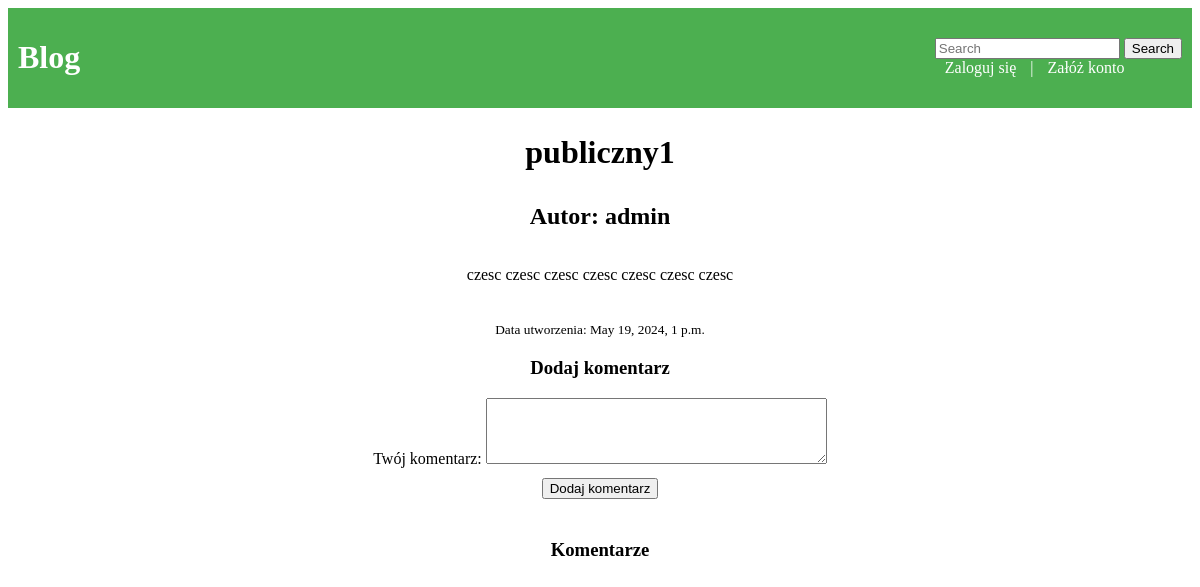
Before: /post/30/ with the older database file.
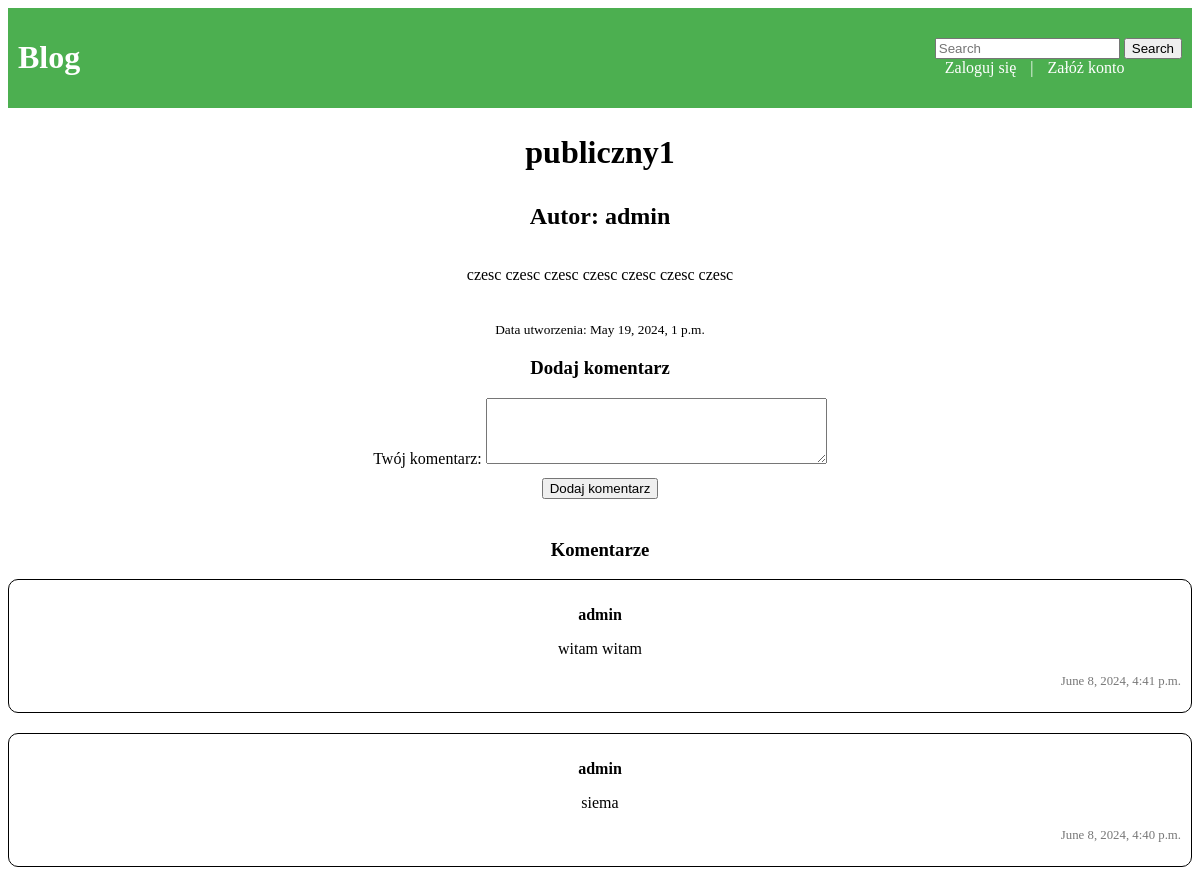
After: the same page with the newer database file.
### mainapp/models.py (models this page shows, shortened)
class Komentarz(models.Model):
    tresc = models.TextField()
    data_dodania = models.DateTimeField(auto_now_add=True)
    autor = models.ForeignKey(User, on_delete=models.CASCADE)
    post = models.ForeignKey(Post, on_delete=models.CASCADE)

### mainapp/views.py (the view)
# urls.py: path('post/<int:post_id>/', views.post_detail, name='post_detail'),
def post_detail(request, post_id):
    post = get_object_or_404(Post, pk=post_id)
    comments = Komentarz.objects.filter(post=post).order_by('-data_dodania')
    form = CreateCommentForm()
    print("wyswietlono szczegoly posta")
    return render(request, 'post/post_detail.html', {'post': post, 'comments': comments, 'form': form})

### mainapp/forms.py
class CreateCommentForm(forms.ModelForm):
    comment = forms.CharField(
        label='Komentarz',
        widget=forms.Textarea(attrs={'rows': 4, 'class': 'form-control'})
    )
    class Meta:
        model = Komentarz
        fields = ('comment',)

### mainapp/templates/post/post_detail.html (shortened to what this page needs)
{% extends "base.html" %}
{% block content %}
<div class="container mt-5">
  <div class="row justify-content-center">
    <div class="col-md-8 centered">
      <h2 class="big-title">{{ post.tytul }}</h2>
      <h4 class="big-author">Autor: {{ post.autor }}</h4>
      <div class="post-content">
        <p>{{ post.tresc }}</p>
      </div>
      <small>Data utworzenia: {{ post.data_utworzenia }}</small>
      <div class="comment-form">
        <h3>Dodaj komentarz</h3>
        <form id="comment-form" method="post" action="{% url 'add_comment' post.id %}">
          <div class="form-group">
            <label for="comment">Twój komentarz:</label>
            {{ form.comment }}
          </div>
          <button type="submit" class="btn btn-success submit-btn">Dodaj komentarz</button>
        </form>
      </div>
      <div class="comment-section">
        <h3>Komentarze</h3>
        {% for comment in comments %}
        <div class="comment">
          <p class="comment-author">{{ comment.autor.username }}</p>
          <p>{{ comment.tresc }}</p>
          <p class="comment-date">{{ comment.data_dodania }}</p>
        </div>
        {% endfor %}
      </div>
    </div>
  </div>
</div>
{% endblock %}

Changed rows visible on the page:
added Komentarz: autor.username "admin", tresc "witam witam", data_dodania "June 8, 2024, 4:41 p.m."
added Komentarz: autor.username "admin", tresc "siema", data_dodania "June 8, 2024, 4:40 p.m."
